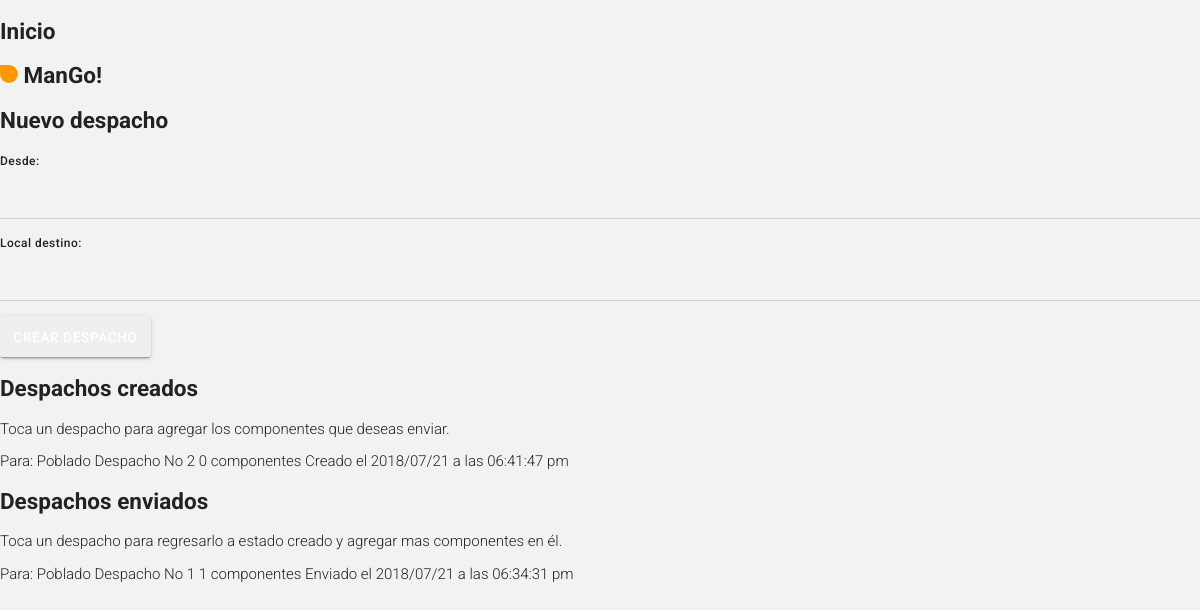
/despachos_crear.php (signed in), run on the app's committed database.
### tables this page shows
CREATE TABLE `despachos` (
  `id` int(15) NOT NULL,
  `fecha` datetime NOT NULL,
  `fecha_envio` datetime NOT NULL,
  `fecha_recibe` datetime NOT NULL,
  `usuario` int(15) NOT NULL,
  `origen` int(15) NOT NULL,
  `destino` int(15) NOT NULL,
  `estado` varchar(50) NOT NULL,
  `usuario_recibe` int(15) NOT NULL
);

CREATE TABLE `locales` (
  `id` int(15) NOT NULL,
  `fecha` datetime NOT NULL,
  `usuario` int(15) NOT NULL,
  `local` varchar(50) NOT NULL,
  `direccion` varchar(100) NOT NULL,
  `telefono` varchar(15) NOT NULL,
  `tipo` varchar(50) NOT NULL,
  `apertura` time NOT NULL,
  `cierre` time NOT NULL,
  `propina` int(3) NOT NULL,
  `imagen` varchar(2) NOT NULL,
  `imagen_nombre` varchar(50) NOT NULL
);

### despachos_crear.php (the view, shortened to what this page needs)
<?php
include ("sis/nombre_sesion.php");
?>
<!DOCTYPE html>
<html lang="es">
<head>
    <?php
    include ("partes/head.php");
    ?>
</head>
<body>
    <header>
        <div class="header_contenedor">
            <div class="cabezote_col_izq">
                <h2><a href="index.php"><div class="flecha_izq"></div> <span class="logo_txt"> Inicio</span></a></h2>
            </div>
            <div class="cabezote_col_cen">
                <h2><a href="index.php"><div class="logo_img"></div> <span class="logo_txt">ManGo!</span></a></h2>
            </div>
        </div>
    </header>
    <section id="contenedor">
        <article class="bloque">
            <div class="bloque_margen">
                <h2>Nuevo despacho</h2>
                <form action="<?php echo $_SERVER['PHP_SELF']; ?>" method="post">
                    <p><label for="destino">Desde:</label></p>
                    <p><select id="destino" name="destino" required>
                        <option value=""></option>
                        <?php
                        $consulta = $conexion->query("SELECT * FROM locales WHERE tipo = 'punto de venta' ORDER BY local");
                        if (!($consulta->num_rows == 0))
                        {
                            while ($fila = $consulta->fetch_assoc())
                            {
                                $id_local = $fila['id'];
                                $local = $fila['local'];
                                $tipo = $fila['tipo'];
                                ?>
                                <option value="<?php echo "$id_local"; ?>"><?php echo ucfirst($local) ?> (<?php echo ucfirst($tipo) ?>)</option>
                                <?php
                            }
                        }
                        else
                        {
                            ?>
                            <option value="">No se han agregado locales</option>
                            <?php
                        }
                        ?>
                    </select></p>
                    <p><label for="destino">Local destino:</label></p>
                    <p><select id="destino" name="destino" required>
                        <option value=""></option>
                        <?php
                        $consulta = $conexion->query("SELECT * FROM locales WHERE tipo = 'punto de venta' ORDER BY local");
                        if (!($consulta->num_rows == 0))
                        {
                            while ($fila = $consulta->fetch_assoc())
                            {
                                $id_local = $fila['id'];
                                $local = $fila['local'];
                                $tipo = $fila['tipo'];
                                ?>
                                <option value="<?php echo "$id_local"; ?>"><?php echo ucfirst($local) ?> (<?php echo ucfirst($tipo) ?>)</option>
                                <?php
                            }
                        }
                        else
                        {
                            ?>
                            <option value="">No se han agregado locales</option>
                            <?php
                        }
                        ?>
                    </select></p>
                    <p class="alineacion_botonera"><button type="submit" class="proceder" name="agregar" value="si">Crear despacho</button></p>
                </form>
            </div>
        </article>
        <article class="bloque">
            <div class="bloque_margen">
                <h2>Despachos creados</h2>
                <?php
                $consulta = $conexion->query("SELECT * FROM despachos WHERE estado = 'creado' ORDER BY fecha DESC");
                if ($consulta->num_rows == 0)
                {
                    ?>
                    <p class="mensaje_error">No se han encontrado <strong>despachos creados</strong>, todos ya fueron enviados a los locales o puntos de venta.</p>
                    <?php
                }
                else
                {   ?>
                    <p>Toca un despacho para agregar los componentes que deseas enviar.</p>
                    <?php
                    while ($fila = $consulta->fetch_assoc())
                    {
                        $id = $fila['id'];
                        $fecha = date('Y/m/d', strtotime($fila['fecha']));
                        $hora = date('h:i:s a', strtotime($fila['fecha']));
                        $destino = $fila['destino'];
                        $estado = $fila['estado'];
                        $consulta2 = $conexion->query("SELECT * FROM locales WHERE id = $destino");
                        if ($filas2 = $consulta2->fetch_assoc())
                        {
                            $destino = $filas2['local'];
                        }
                        else
                        {
                            $destino = "No se ha asignado un local destino";
                        }
                        $consulta_cantidad = $conexion->query("SELECT * FROM despachos_componentes WHERE despacho_id = '$id' and estado = 'enviado'");
                        if ($consulta_cantidad->num_rows == 0)
                        {
                            $cantidad = "0 componentes";
                        }
                        else
                        {
                            $cantidad = $consulta_cantidad->num_rows;
                            $cantidad = "$cantidad componentes";
                        }
                        ?>
                        <a href="despachos_componentes.php?despacho_id=<?php echo "$id"; ?>">
                            <div class="item">
                                <div class="item">
                                    <div class="item_info">
                                        <span class="item_titulo">Para: <?php echo ucfirst("$destino"); ?></span>
                                        <span class="item_descripcion">Despacho No <?php echo ("$id"); ?></span>
                                        <span class="item_descripcion"><?php echo ("$cantidad"); ?></span>
                                        <span class="item_descripcion"><?php echo ucfirst("$estado"); ?> el <?php echo ucfirst("$fecha"); ?> a las <?php echo ucfirst("$hora"); ?></span>
                                    </div>
                                </div>
                            </div>
                        </a>
                        <?php
                    }
                }
                ?>
            </div>
        </article>
        <article class="bloque">
            <div class="bloque_margen">
                <h2>Despachos enviados</h2>
                <?php
                $consulta = $conexion->query("SELECT * FROM despachos WHERE estado = 'enviado' ORDER BY fecha DESC");
                if ($consulta->num_rows == 0)
                {
                    ?>
                    <p class="mensaje_error">No se han encontrado <strong>despachos enviados</strong>, todos ya fueron recibidos en los locales o puntos de venta.</p>
                    <?php
                }
                else
                {   ?>
                    <p>Toca un despacho para regresarlo a estado creado y agregar mas componentes en él.</p>
                    <?php
                    while ($fila = $consulta->fetch_assoc())
                    {
                        $id = $fila['id'];
                        $fecha = date('Y/m/d', strtotime($fila['fecha']));
                        $hora = date('h:i:s a', strtotime($fila['fecha']));
                        $destino = $fila['destino'];
                        $estado = $fila['estado'];
                        $consulta2 = $conexion->query("SELECT * FROM locales WHERE id = $destino");
                        if ($filas2 = $consulta2->fetch_assoc())
                        {
                            $destino = $filas2['local'];
                        }
                        else
                        {
                            $destino = "No se ha asignado un local destino";
                        }
                        $consulta_cantidad = $conexion->query("SELECT * FROM despachos_componentes WHERE despacho_id = '$id' and estado = 'enviado'");
                        if ($consulta_cantidad->num_rows == 0)
                        {
                            $cantidad = "0 componentes";
                        }
                        else
                        {
                            $cantidad = $consulta_cantidad->num_rows;
                            $cantidad = "$cantidad componentes";
                        }
                        ?>
                        <a href="despachos_componentes.php?despacho_id=<?php echo "$id"; ?>">
                            <div class="item">
                                <div class="item">
                                    <div class="item_info">
                                        <span class="item_titulo">Para: <?php echo ucfirst("$destino"); ?></span>
                                        <span class="item_descripcion">Despacho No <?php echo ("$id"); ?></span>
                                        <span class="item_descripcion"><?php echo ("$cantidad"); ?></span>
                                        <span class="item_descripcion"><?php echo ucfirst("$estado"); ?> el <?php echo ucfirst("$fecha"); ?> a las <?php echo ucfirst("$hora"); ?></span>
                                    </div>
                                </div>
                            </div>
                        </a>
                        <?php
                    }
                }
                ?>
            </div>
        </article>
    </section>
</body>
</html>

### css/estilos.css (style rules this page uses)
body { background-color: rgba(0, 0, 0, 0.05); color: #222; font-family: 'Roboto', sans-serif, arial; font-size: 15px; font-weight: 300; margin: 0; }
a { color: inherit; text-decoration: none; outline: none; }

### css/toolbar.css (style rules this page uses)
.logo_img { background: #ff9800; border-radius: 1em; border-top-left-radius: 0; display: inline-block; height: 0.8em; width: 0.8em; }

### css/botones.css (style rules this page uses)
button { border-radius: 0.2em; border: none; box-shadow: 0px 3px 1px -2px rgba(0, 0, 0, 0.2), 0px 2px 2px 0px rgba(0, 0, 0, 0.14), 0px 1px 5px 0px rgba(0, 0, 0, 0.12); box-sizing: border-box; color: rgba(255, 255, 255, 1); display: inline-block; font-family: 'Roboto', sans-serif, arial; font-size: 0.9em; font-weight: 500; letter-spacing: 0.05em; outline: none; padding: 1em 1em 0.9em 1em; text-align: center; text-decoration: none; text-transform: uppercase; transition: 250ms linear; vertical-align: middle; }

### css/formularios.css (style rules this page uses)
input, button, textarea { appearance: none; outline: none; -webkit-appearance: none; }
input, select, textarea { font-family: 'Roboto', sans-serif, arial; appearance: none; background: none; border: none; border-bottom: 1px solid rgba(0, 0, 0, 0.12); box-sizing: border-box; color: #222; color: rgba(0, 0, 0, 0.9); font-size: 0.9em; font-weight: 400; letter-spacing: 0.04em; line-height: 1.5; margin: 0; padding: 0.5em 0em; width: 100%; outline:0px; }
label { font-size: 0.8em; font-weight: 500; letter-spacing: 0.04em; color: #222; }

### data on the page
despachos: locales.local "Poblado", id "2", cantidad "0 componentes", estado "Creado", fecha "2018/07/21", fecha "06:41:47 pm"
despachos: locales.local "Poblado", id "1", cantidad "1 componentes", estado "Enviado", fecha "2018/07/21", fecha "06:34:31 pm"
